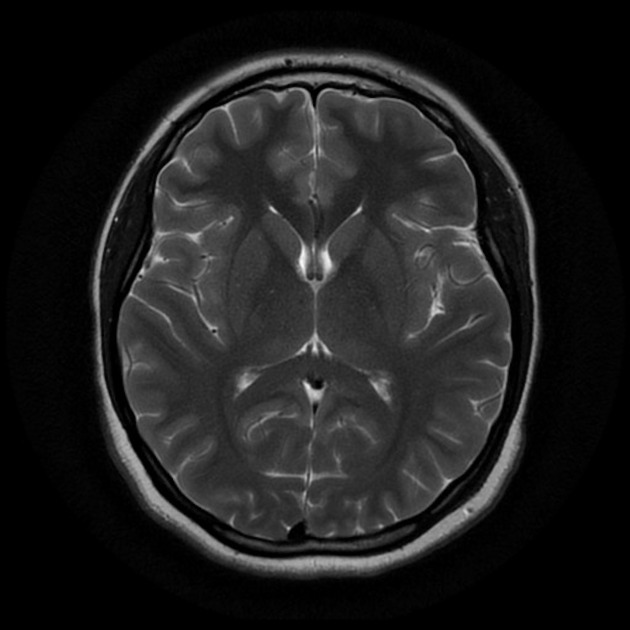
#> input picture test_images/no.jpeg, 630 x 630 px
$ python -i image_processor.py   (imports and definitions only)
#> lines starting #> are read from the running program, lines starting #| are printed output that depends on the picture; after the words box and inside, x2 and y2 are one past the last pixel; in counts of white or black regions, pixels touching at a corner belong together
#> further down, picture is the input picture: shape (630, 630, 3); min 0, max 248, mean 29.7
import cv2
import numpy as np
import tensorflow as tf
import base64

def smart_crop_brain(image):
    """
    Crop the image to focus on the brain region using edge detection.
    Ported from test4.py
    """
    # Convert to grayscale
    gray = cv2.cvtColor(image, cv2.COLOR_BGR2GRAY)

    # Apply Gaussian blur to reduce noise
    blurred = cv2.GaussianBlur(gray, (5, 5), 0)

    # Use Canny edge detection
    edges = cv2.Canny(blurred, 30, 150)
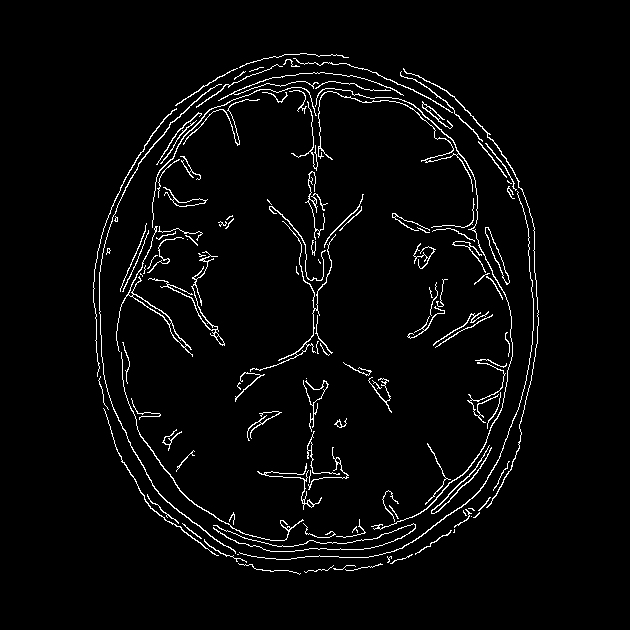
#> edges: shape (630, 630); 3.3% white in thin lines or dots, all inside (x1, y1, x2, y2) = (93, 53, 539, 575)

    # Find contours
    contours, _ = cv2.findContours(edges, cv2.RETR_EXTERNAL, cv2.CHAIN_APPROX_SIMPLE)
#> contours = 127 contours, 80 with area under 20; largest, box (x1, y1, x2, y2) and area: (116, 226, 193, 357) 360, (485, 227, 510, 285) 293, (315, 88, 513, 530) 250, (99, 84, 236, 554) 175, (163, 187, 208, 207) 154

    if contours:
        # Find the largest contour that's likely the brain
        contours = sorted(contours, key=cv2.contourArea, reverse=True)

        # Try to find a reasonably sized contour (not too small, not the whole image)
        for contour in contours:
            x, y, w, h = cv2.boundingRect(contour)
            area_ratio = cv2.contourArea(contour) / (image.shape[0] * image.shape[1])

            # Look for contours that are between 10% and 80% of image area (likely brain)
            if 0.1 < area_ratio < 0.8:
                # Add padding
                padding = 15
                x = max(0, x - padding)
                y = max(0, y - padding)
                w = min(image.shape[1] - x, w + 2 * padding)
                h = min(image.shape[0] - y, h + 2 * padding)

                cropped = image[y:y+h, x:x+w]
                return cropped
#> this loop made 127 passes
#> (x, y, w, h, area_ratio) on passes 24 to 35: (213, 523, 203, 29, 9.83e-05), (308, 447, 41, 43, 9.83e-05), (467, 362, 39, 61, 9.7e-05), (324, 194, 40, 54, 8.94e-05), (156, 112, 46, 53, 8.44e-05), (303, 380, 26, 52, 8.19e-05), (218, 72, 186, 29, 8.06e-05), (175, 68, 63, 38, 8.06e-05), (368, 377, 24, 36, 7.94e-05), (183, 99, 77, 47, 7.94e-05), (247, 411, 35, 30, 7.68e-05), (235, 372, 30, 30, 7.68e-05)

    # Fallback: center crop
    h, w = image.shape[:2]
#> h = 630; w = 630
    crop_size = min(h, w) * 0.7
#> crop_size = 441
    start_x = int((w - crop_size) // 2)
#> start_x = 94
    start_y = int((h - crop_size) // 2)
#> start_y = 94
    return image[start_y:start_y+int(crop_size), start_x:start_x+int(crop_size)]
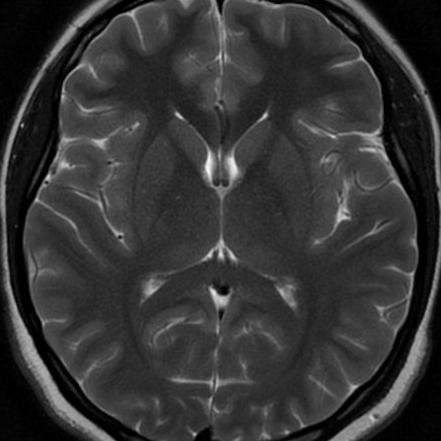
#> returned value: shape (441, 441, 3); min 0, max 248, mean 52.9

def preprocess_image(image):
    """
    Preprocess image for model prediction:
    1. Smart crop
    2. Resize to 240x240
    3. Convert to RGB
    4. Normalize to [0, 1]
    5. Add batch dimension
    """
    # Step 1: Crop brain region
    cropped_brain = smart_crop_brain(image)

    # Step 2: Resize to 240x240
    resized_image = cv2.resize(cropped_brain, (240, 240))

    # Step 3: Convert to RGB
    rgb_image = cv2.cvtColor(resized_image, cv2.COLOR_BGR2RGB)

    # Step 4: Normalize to [0, 1]
    normalized_image = rgb_image / 255.0

    # Step 5: Add batch dimension
    final_image = np.expand_dims(normalized_image, axis=0)

    return final_image, normalized_image

# [57 lines left out: functions calculate_histogram, encode_image_to_base64, calculate_metrics, not called in this run]

>>> import cv2
>>> picture = cv2.imread('../test_images/no.jpeg')
>>> result = preprocess_image(picture)
